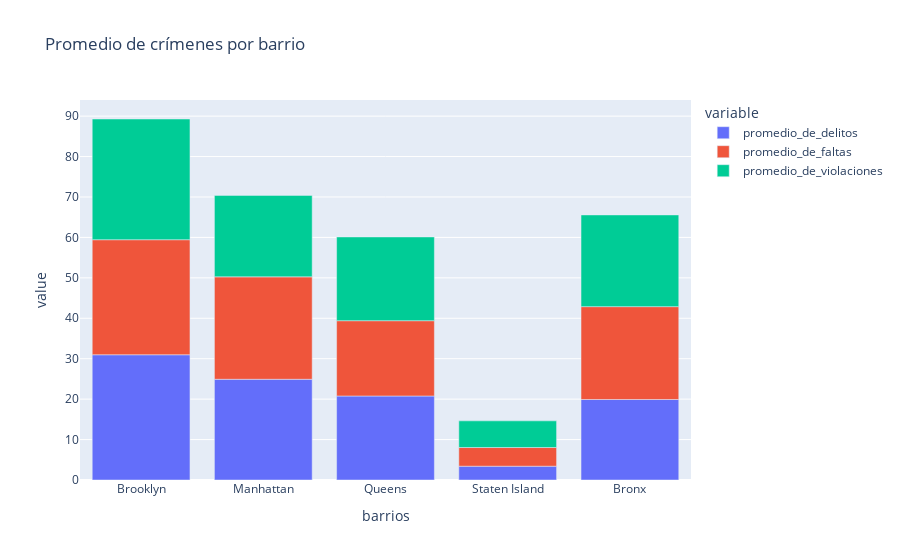

Source (notebook cell):
### Code cell
dataframe_grafico = pd.melt(df_crimenes_totales_promedio, id_vars='barrios', value_vars=['promedio_de_delitos', 'promedio_de_faltas', 'promedio_de_violaciones'])

fig = px.bar(dataframe_grafico, x='barrios', y='value', color='variable',
            hover_data=['barrios'],
            title='Promedio de crímenes por barrio')
fig.show()

### Figure 1 — Plotly figure (JSON) as saved in the notebook; plotly's stock layout.template omitted (floating-point values rounded to 4 significant figures)
{"data": [{"alignmentgroup": "True", "hovertemplate": "variable=promedio_de_delitos<br>barrios=%{x}<br>value=%{y}<extra></extra>", "legendgroup": "promedio_de_delitos", "marker": {"color": "#636efa", "pattern": {"shape": ""}}, "name": "promedio_de_delitos", "offsetgroup": "promedio_de_delitos", "orientation": "v", "showlegend": true, "textposition": "auto", "type": "bar", "x": ["Brooklyn", "Manhattan", "Queens", "Staten Island", "Bronx"], "xaxis": "x", "y": [30.98, 24.92, 20.78, 3.416, 19.91], "yaxis": "y"}, {"alignmentgroup": "True", "hovertemplate": "variable=promedio_de_faltas<br>barrios=%{x}<br>value=%{y}<extra></extra>", "legendgroup": "promedio_de_faltas", "marker": {"color": "#EF553B", "pattern": {"shape": ""}}, "name": "promedio_de_faltas", "offsetgroup": "promedio_de_faltas", "orientation": "v", "showlegend": true, "textposition": "auto", "type": "bar", "x": ["Brooklyn", "Manhattan", "Queens", "Staten Island", "Bronx"], "xaxis": "x", "y": [28.46, 25.33, 18.62, 4.616, 22.97], "yaxis": "y"}, {"alignmentgroup": "True", "hovertemplate": "variable=promedio_de_violaciones<br>barrios=%{x}<br>value=%{y}<extra></extra>", "legendgroup": "promedio_de_violaciones", "marker": {"color": "#00cc96", "pattern": {"shape": ""}}, "name": "promedio_de_violaciones", "offsetgroup": "promedio_de_violaciones", "orientation": "v", "showlegend": true, "textposition": "auto", "type": "bar", "x": ["Brooklyn", "Manhattan", "Queens", "Staten Island", "Bronx"], "xaxis": "x", "y": [29.86, 20.15, 20.71, 6.599, 22.68], "yaxis": "y"}], "layout": {"barmode": "relative", "legend": {"title": {"text": "variable"}, "tracegroupgap": 0}, "title": {"text": "Promedio de crímenes por barrio"}, "xaxis": {"anchor": "y", "domain": [0, 1], "title": {"text": "barrios"}}, "yaxis": {"anchor": "x", "domain": [0, 1], "title": {"text": "value"}}}}
